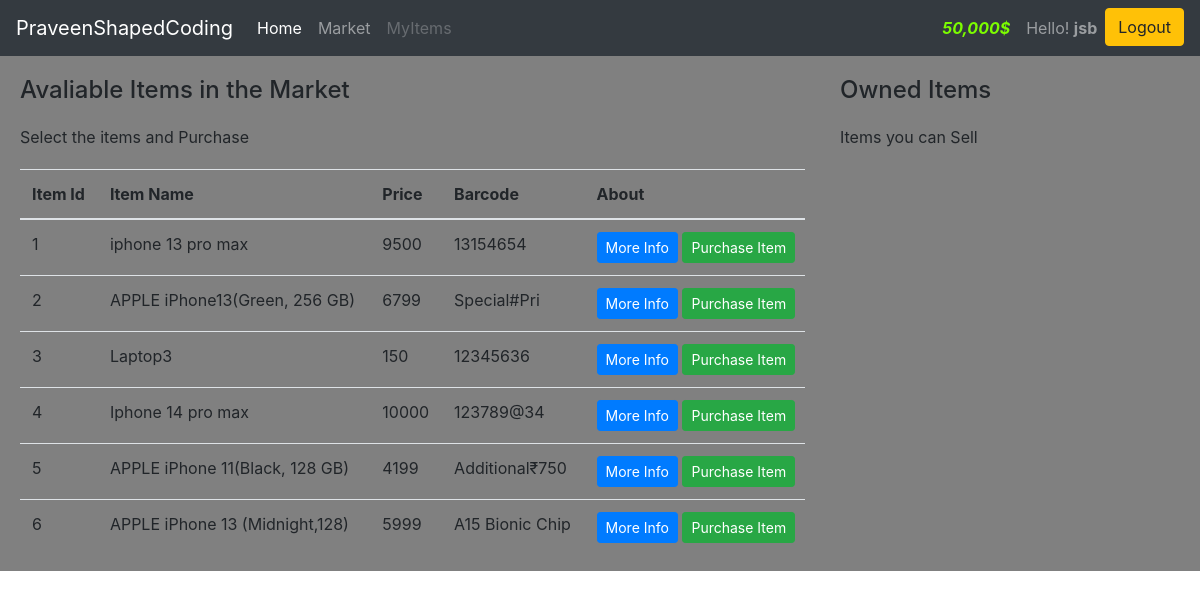
The app's page /market (signed in) with its own data.
### markets/Model.py (models this page shows, shortened)
class User(db.Model, UserMixin):
    id = db.Column(db.Integer(),primary_key=True)
    name = db.Column(db.String(length=30), nullable=False, unique=True)
    email_add = db.Column(db.String(length=40),nullable=False,unique=True)
    password_hash = db.Column(db.String(length=60),nullable=False)
    budget = db.Column(db.Integer(), default=10000)
    items = db.relationship('Item',backref='owned_user',lazy=True)
    @property
    def prettier_budget(self):
        if len(str(self.budget))>=4:
            return f'{str(self.budget)[:-3]},{str(self.budget)[-3:]}$'
        else:
            return f'{self.budget}$'
    @property
    def password(self):
        return self.password

class Item(db.Model):
    id = db.Column(db.Integer(),primary_key=True)
    name = db.Column(db.String(length=30), nullable=False, unique=True)
    price = db.Column(db.Integer(), nullable=False)
    barcode = db.Column(db.String(length=12), nullable=False, unique=True)
    description = db.Column(db.String(length=30), nullable=False, unique=True)
    owner = db.Column(db.Integer(),db.ForeignKey('user.id'))

### markets/Routes.py (the view, shortened to what this page needs)
@app.route('/market',methods=['GET','POST'])
@login_required
def market():
    form_purchase = PurchaseItemForm()
    form_sell = SellItem()
    if request.method == 'GET':
        dic = Item.query.filter_by(owner=None)
        owned_items = Item.query.filter_by(owner=current_user.id)
        return render_template('market.html',dic = dic, purchase_form = form_purchase,selling_form=form_sell, owned_items = owned_items)
    return redirect(url_for('market'))

### markets/Model.py (called while the page is built)
@login_manager.user_loader
def load_user(user_id):
    return User.query.get(int(user_id))

### markets/templates/market.html (shortened to what this page needs)
{% extends 'home.html' %}
{% block content %}
<div class="row">
    <div class="col-8" style="background-color: grey;" >
      <h4 style="margin-left: 20px; margin-top: 20px;">Avaliable Items in the Market</h4>
      <p style="margin-left: 20px; margin-top: 20px;">Select the items and Purchase</p>
        <table class="table" style="margin-left: 20px; margin-top: 20px; margin-right:20px;">
            <thead>
                <tr>
                    <th scope="col">Item Id</th>
                    <th scope="col">Item Name</th>
                    <th scope="col">Price</th>
                    <th scope="col">Barcode</th>
                    <th scope="col">About</th>
                </tr>
            </thead>
            <tbody>
                {% for item in dic %}
                <tr>
                    <td>
                        {{ item.id }}
                    </td>
                    <td>
                        {{ item.name }}
                    </td>
                    <td>
                        {{ item.price }}
                    </td>
                    <td>
                        {{ item.barcode }}
                    </td>
                    <td>
                        <button type="button" class="btn btn-primary btn-sm btn-outline" data-toggle="modal" data-target="#Modal-MoreInfo-{{ item.id }}">More Info</button>
                        <button type="button" class="btn btn-success btn-sm btn-outline" data-toggle="modal" data-target="#Modal-purchasecnf-{{ item.id }}">Purchase Item</button>
                    </td>
                </tr>
                {% endfor %}
            </tbody>
        </table>
    </div>
    <div class="col-4" style="background-color:grey;">
      <h4 style="margin-left: 20px; margin-top: 20px; margin-right:20px;">Owned Items</h4>
      <p style="margin-left: 20px; margin-top: 20px; margin-right:20px;">Items you can Sell</p>
    </div>
</div>
{% endblock %}

### markets/templates/home.html (shortened to what this page needs)
<!doctype html>
<html lang="en">
    <head>
        <link rel="stylesheet" href="https://cdn.jsdelivr.net/npm/bootstrap@4.5.3/dist/css/bootstrap.min.css">
    </head>
    <body>
        <nav class="navbar navbar-expand-lg navbar-dark bg-dark">
            <a class="navbar-brand" href="#">PraveenShapedCoding</a>
            <div class="collapse navbar-collapse" id="navbarSupportedContent">
                <ul class="navbar-nav mr-auto">
                    <li class="nav-item active">
                        <a class="nav-link" href=" {{ url_for('index') }} ">Home <span class="sr-only">(current)</span></a>
                    </li>
                    <li class="nav-item">
                        <a class="nav-link" href="{{ url_for('market')}}">Market</a>
                    </li>
                    <li class="nav-item">
                        <a class="nav-link disabled" href="#" tabindex="-1" aria-disabled="true">MyItems</a>
                    </li>
                </ul>
                <form class="form-inline my-2 my-lg-0">
                    {% if current_user.is_authenticated %}
                    <ul class="navbar-nav">
                        <li class="nav-item">
                            <a class="nav-link" style="color:lawngreen; font-weight:bold">
                            <i class="bi bi-bootstrap-fill">{{ current_user.prettier_budget }}</i>
                            </a>
                        </li>
                        <li class="nav-item">
                            <a class="nav-link">Hello! <strong>{{ current_user.name }}  </strong></a>
                        </li>
                        <li>
                            <a class="btn btn-warning " href="{{ url_for('Logout') }}">Logout</a>
                        </li>
                    </ul>
                    {% else %}
                    <a class="btn btn-info" href=" {{ url_for('Login') }}" role="button">Login</a>
                    <a class="btn btn-info" href=" {{ url_for('Register') }}" role="button" style="margin-left:3px;">Register</a>
                    {% endif %}
                </form>
            </div>
        </nav>
        {% block content %}{% endblock %}
    </body>
</html>

### records on screen
User: prettier_budget "50,000$", name "jsb"
Item: id "1", name "iphone 13 pro max", price "9500", barcode "13154654"
Item: id "2", name "APPLE iPhone13(Green, 256 GB)", price "6799", barcode "Special#Pri"
Item: id "3", name "Laptop3", price "150", barcode "12345636"
Item: id "4", name "Iphone 14 pro max", price "10000", barcode "123789@34"
Item: id "5", name "APPLE iPhone 11(Black, 128 GB)", price "4199", barcode "Additional₹750"
Item: id "6", name "APPLE iPhone 13 (Midnight,128)", price "5999", barcode "A15 Bionic Chip"
